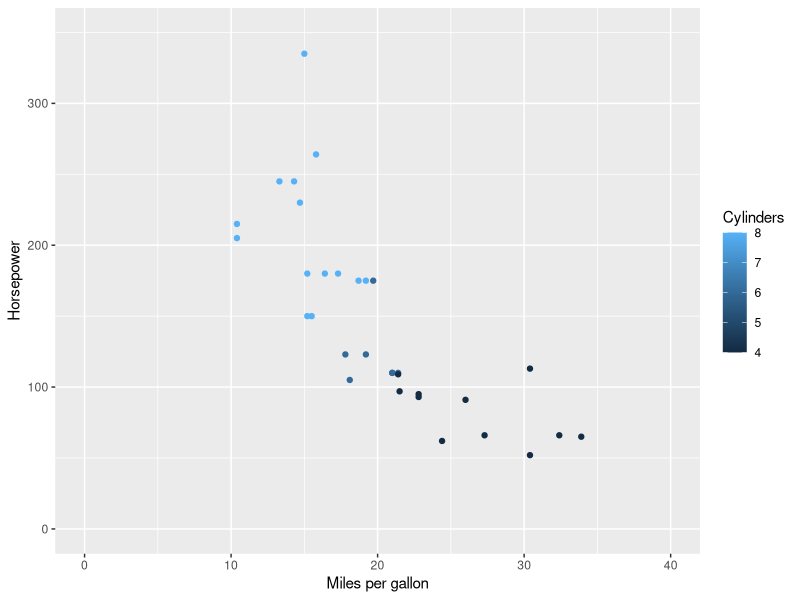
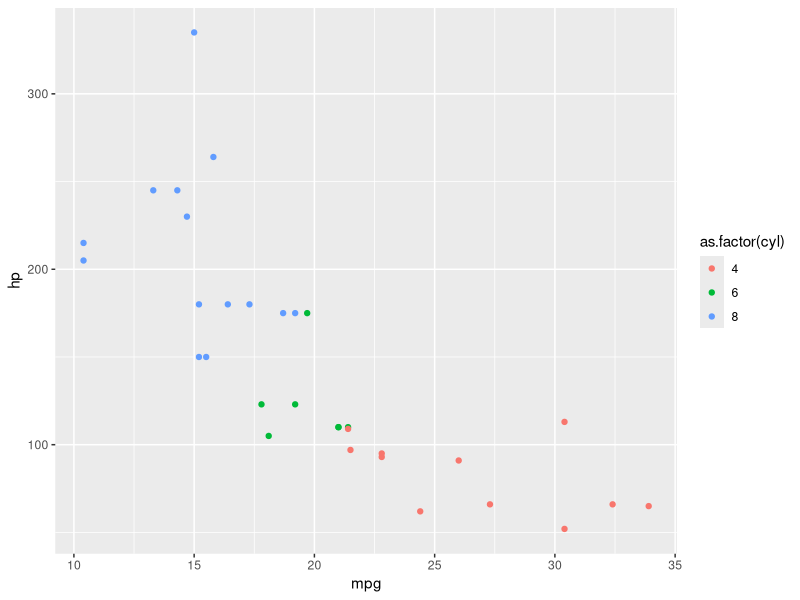

Write the R code that produced these figures, in order. (Note: this script raises an error after producing the figures.)
library(ggplot2)

ggplot(mtcars, aes(x=mpg,y=hp,col=cyl)) +         # Defining data and aesthetic mapping
  geom_point() +                                  # Defining geometric object
  xlab("Miles per gallon") + ylab("Horsepower") + # Guides: labeling axes
  xlim(0,40) + ylim(0,350) +                      # Scales: setting x and y limits
  labs(color="Cylinders")                         # Guides: setting title of legend

PlantGrowth<-PlantGrowth
head(PlantGrowth)

# Data: long versus wide format
Loblolly<-Loblolly # Original data set is in long format

library(reshape2)
Loblolly.wide<-dcast(Loblolly,Seed~age,value.var="height") # Reshape to wide format
Loblolly.long<-melt(Loblolly.wide) # Reshape back to long format

# Mapping: Changing aesthetic attributes

ggplot(mtcars, aes(x = mpg, y = hp, color = as.factor(cyl))) + geom_point()    # Maps correctly 
ggplot(mtcars, aes(x = mpg, y = hp)) + geom_point(color = cyl)      # Maps incorrectly 
ggplot(mtcars, aes(x = mpg, y = hp)) + geom_point(aes(color = cyl)) # Maps correctly

# Store in p:
p <- ggplot(mtcars, aes(x=mpg,y=hp)) #Note: it will not plot for you if you assign it to a variable

p + geom_point(color="red") # Color points red
p + geom_point(color="red",size = 4) # Make points four times normal size
p + geom_point(color="red", shape=21) # Changes to shape pch = 21
p + geom_point(color="red",alpha=0.5) # Sets transparency to 50%

# Geoms: Applying different geometric objects 
ggplot(PlantGrowth, aes(x=group,y=weight)) + geom_boxplot() # box plot
ggplot(PlantGrowth, aes(x=group,y=weight)) + geom_violin()  # violin plot

# Scales: changing scales 
faithfuld <- faithfuld
p2 <- ggplot(faithfuld, aes(x = eruptions, y = waiting)) + 
  geom_raster(aes(fill = density), interpolate = T)
library(viridis) # The Viridis package
p2 + scale_fill_viridis(option="A") #Options are A-E

library(RColorBrewer) # The R Color Brewer package
p2 + scale_fill_distiller(palette = "OrRd") 
# Use scale_fill_distiller() for conitnuous scales and scale_fill_brewer() for discrete scales

# Guides: changing labels and legends

# Set custom breaks and labels
p + geom_point(aes(color = cyl, size=hp)) + 
  scale_x_continuous(breaks=c(10, 20, 30), labels=c("OK", "Good", "Great!")) + 
  scale_y_continuous(breaks=c(100, 200, 300), labels=c("Whimpy", "Meh", "Powerful!"))

# Remove a legend
p + geom_point(aes(color = cyl)) + guides(color=FALSE)
p + geom_point(aes(color = cyl)) + theme(legend.position = "none")

# Change legend position: top
p + geom_point(aes(color = cyl)) + labs(color="Cylinders") + theme(legend.position = "top") 

# For more advanced changes to plots, see theme().

# For a cleaner plot area:
p + geom_point(aes(color = cyl)) + theme_bw()

